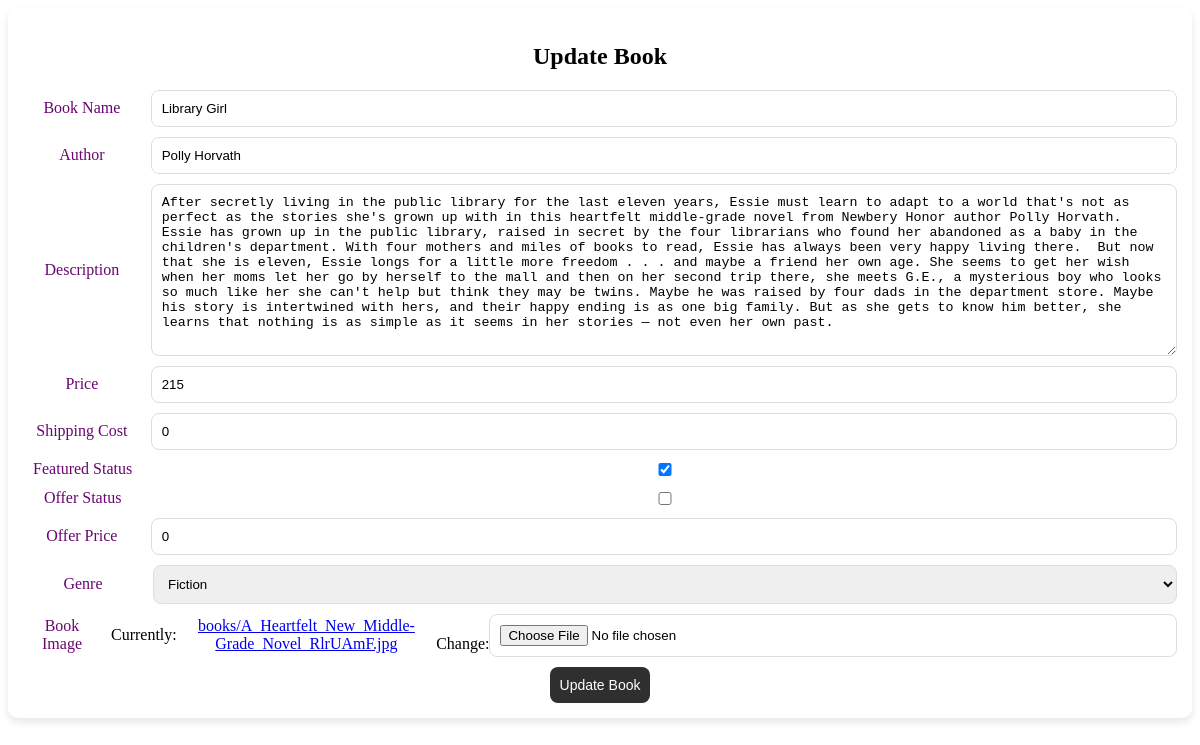
The app's page /update_data/2 with its own data.
### Bookhive/models.py (models this page shows, shortened)
class Books(models.Model):
    name = models.CharField(max_length=255)
    image = models.ImageField(upload_to='books')
    author = models.CharField(max_length=100)
    price = models.IntegerField()
    genre = models.ForeignKey(Genre , related_name='genre', on_delete=models.CASCADE )
    desc = models.TextField()
    status = models.BooleanField(default=True)
    offer_status = models.BooleanField(default=False)
    offer_price = models.IntegerField(default = 0)
    shipping_cost = models.IntegerField(default = 0)

### Bookhive/views.py (the view)
# urls.py: path("update_data/<int:id>",views.update_data, name="update-data"),
def update_data(request,id):
    if request.method == "POST":
        pi = Books.objects.get(pk=id)
        fm = BookForm(request.POST, instance=pi)
        if fm.is_valid():
            fm.save()
            return redirect("/")
    else :
        pi= Books.objects.get(pk=id)
        fm =BookForm(instance=pi)
    return render(request, 'update.html', {'form':fm})

### Bookhive/forms.py
class BookForm(forms.ModelForm):
    class Meta :
        model = Books
        fields = ["name", "image","author","price","genre","desc","status","offer_status","offer_price","shipping_cost"]

### Bookhive/models.py (called while the page is built)
    def __str__(self):
        return self.genre_name

### templates/update.html (shortened to what this page needs)
<!DOCTYPE html>
<html>
    <head>
    </head>
    <body>
        <div class="container">
            <div class="form-container">
                <h2>Update Book</h2>
                <form method="POST" enctype="multipart/form-data" >
                <div class="form-row">
                    <label for="name">Book Name</label>
                    {{ form.name }}
                </div>
                <div class="form-row">
                    <label for="author">Author</label>
                    {{ form.author }}
                </div>
                <div class="form-row">
                    <label for="desc">Description</label>
                    {{ form.desc }}
                </div>
                <div class="form-row">
                    <label for="price">Price</label>
                    {{ form.price }}
                </div>
                <div class="form-row">
                    <label for="shippingcost">Shipping Cost</label>
                    {{ form.shipping_cost }}
                </div>
                <div class="form-row">
                    <label for="status">Featured Status</label>
                    {{ form.status }}
                </div>
                <div>
                    <div class="form-row">
                        <label for="offerstatus">Offer Status</label>
                        {{ form.offer_status }}
                    </div>
                    <div class="form-row">
                        <label for="offerprice">Offer Price</label>
                        {{ form.offer_price }}
                    </div>
                <div/>
                <div class="form-row">
                    <label for="genre">Genre</label>
                    {{ form.genre }}
                </div>
                <div class="form-row">
                    <label for="image">Book Image</label>
                    {{ form.image }}
                </div>
                    <button type="submit">Update Book</button>
                </form>
            </div>
    </body>
</html>

### records on screen
Books: name "Library Girl", author "Polly Horvath", desc "After secretly living in the public library for the last eleven years, Essie must learn to adapt to a world that's not as perfect as the stories she's grown up with in this heartfelt middle-grade novel from Newbery Honor author Polly Horvath. Essie has grown up in the public library, raised in secret by the four librarians who found her abandoned as a baby in the children's department. With four mothers and miles of books to read, Essie has always been very happy living there. But now that she is eleven, Essie longs for a little more freedom . . . and maybe a friend her own age. She seems to get her wish when her moms let her go by herself to the mall and then on her second trip there, she…", price "215", shipping_cost "0", status "☑", offer_price "0", genre "Fiction"
